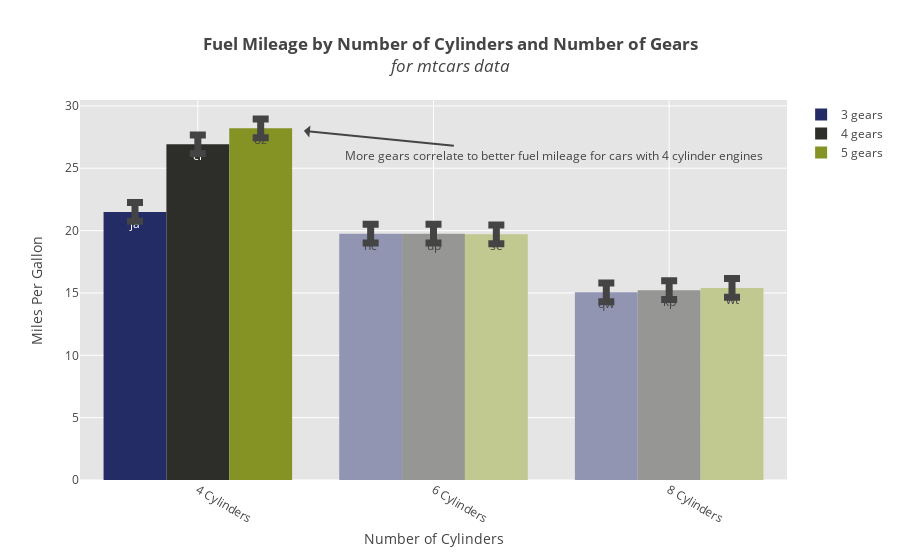

Here is the notebook cell this chart was saved with:
### Code cell
fig = barplot.create_graph(**args)

### Figure 1 — Plotly figure (JSON) as saved in the notebook; plotly's stock layout.template omitted (floating-point values rounded to 4 significant figures)
{"data": [{"error_y": {"array": [0.75, 0.75, 0.75], "thickness": 7, "type": "data", "visible": true, "width": 8}, "marker": {"color": ["#232C65", "#9195b2", "#9195b2"]}, "name": "3 gears", "text": ["ja", "hc", "qw"], "type": "bar", "uid": "a2ddf994-ec0f-11e8-b778-a0481cac4f9d", "x": ["4 Cylinders", "6 Cylinders", "8 Cylinders"], "y": [21.5, 19.75, 15.05]}, {"error_y": {"array": [0.75, 0.75, 0.75], "thickness": 7, "type": "data", "visible": true, "width": 8}, "marker": {"color": ["#2D2D2A", "#969694", "#969694"]}, "name": "4 gears", "text": ["ci", "up", "kp"], "type": "bar", "uid": "a2ddf995-ec0f-11e8-aa62-a0481cac4f9d", "x": ["4 Cylinders", "6 Cylinders", "8 Cylinders"], "y": [26.93, 19.75, 15.23]}, {"error_y": {"array": [0.75, 0.75, 0.75], "thickness": 7, "type": "data", "visible": true, "width": 8}, "marker": {"color": ["#849324", "#c1c991", "#c1c991"]}, "name": "5 gears", "text": ["oz", "se", "wt"], "type": "bar", "uid": "a2ddf996-ec0f-11e8-aad0-a0481cac4f9d", "x": ["4 Cylinders", "6 Cylinders", "8 Cylinders"], "y": [28.2, 19.7, 15.4]}], "layout": {"annotations": [{"ax": 250, "ay": 25, "showarrow": true, "text": "More gears correlate to better fuel mileage for cars with 4 cylinder engines", "x": 0.45, "y": 28}], "hovermode": "closest", "plot_bgcolor": "rgb(229, 229, 229)", "title": "<b>Fuel Mileage by Number of Cylinders and Number of Gears</b><br><i>for mtcars data</i>", "xaxis": {"gridcolor": "rgb(255,255,255)", "tickangle": 30, "title": "Number of Cylinders", "zerolinecolor": "rgb(255,255,255)"}, "yaxis": {"gridcolor": "rgb(255,255,255)", "title": "Miles Per Gallon", "zerolinecolor": "rgb(255,255,255)"}}}
